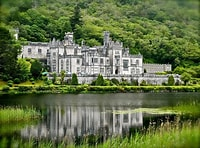
#> input picture ImgArithmetic/ireland.jpg, 200 x 148 px
$ python multiply.py
#> lines starting #> are read from the running program, lines starting #| are printed output that depends on the picture
import cv2
import numpy as np

img = cv2.imread("ireland.jpg")
#> img is the input picture: shape (148, 200, 3); mean B, G, R 69.9, 111.6, 97.3
mult = np.zeros([148, 200, 3], dtype=np.uint8)

print(np.shape(img))
#| (148, 200, 3)
for i in range(0,148):
    for j in range(0,200):
        for k in range(0,3):
            mult[i][j][k] = img[i][j][k] * 2   # Addition
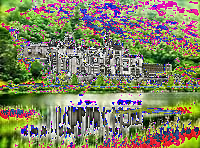
#> mult: shape (148, 200, 3); mean B, G, R 100.1, 130.2, 130.1
cv2.imwrite('multiply.jpg', mult)
cv2.waitKey(0)
cv2.destroyAllWindows()
